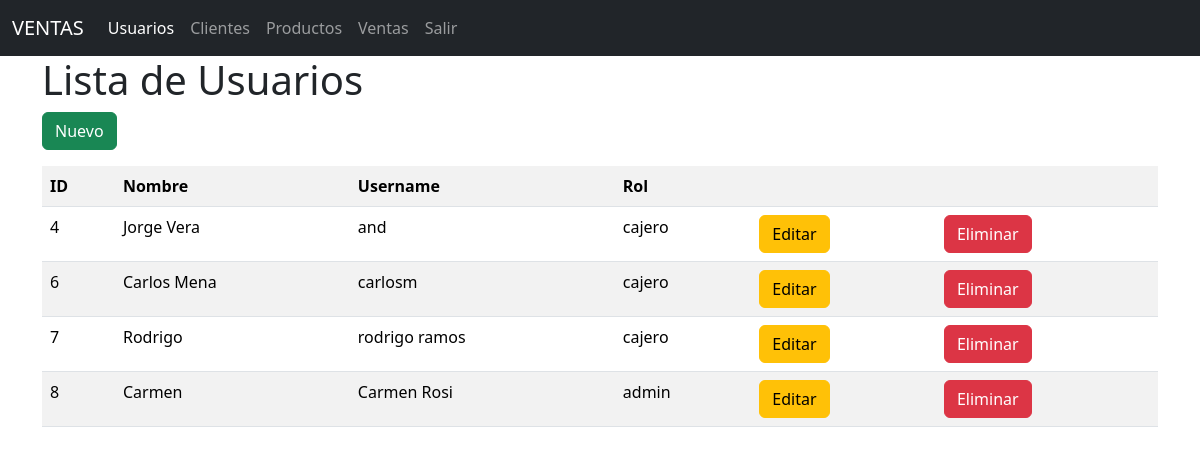
Screenshot of /usuarios/ with the database file from the repository.
### models/usuario_model.py (models this page shows, shortened)
class Usuario(db.Model):
    __tablename__ = 'usuarios'
    id = db.Column(db.Integer, primary_key=True)
    nombre = db.Column(db.String(80), nullable=False)
    username = db.Column(db.String(20), nullable=False)
    password = db.Column(db.String, nullable=False)
    rol = db.Column(db.String(20), nullable=False)
    @staticmethod
    def get_all():
        return Usuario.query.all()

### controllers/usuario_controller.py (the view)
@usuario_bp.route('/')
def index():
    usuarios = Usuario.get_all()
    return usuario_view.list(usuarios)

### run.py (called while the page is built)
@app.context_processor
def inject_active_path():
    def is_active(path):
        return 'active' if request.path == path else ''
    return (dict(is_active = is_active))

### views/usuario_view.py (called while the page is built)
def list(usuarios):
    return render_template('usuarios/index.html', usuarios=usuarios)

### templates/usuarios/index.html (shortened to what this page needs)
{% extends 'base.html' %}
{% block content %}
<h1>Lista de Usuarios</h1>
<a href="{{ url_for('usuario.create') }}" class="btn btn-success mb-3">Nuevo</a>
<table class="table table-striped">
    <tr>
        <th>ID</th>
        <th>Nombre</th>
        <th>Username</th>
        <th>Rol</th>
        <th></th>
        <th></th>
    </tr>
    {% for item in usuarios %}
    <tr>
        <td>{{item.id}}</td>
        <td>{{item.nombre}}</td>
        <td>{{item.username}}</td>
        <td>{{item.rol}}</td>
        <td>
            <a href="{{ url_for('usuario.edit',id=item.id) }}" class="btn btn-warning">Editar</a>
        </td>
        <td>
            <a href="{{ url_for('usuario.delete',id=item.id) }}" class="btn btn-danger">Eliminar</a>
        </td>
    </tr>
    {% endfor %}
</table>
{% endblock  %}

### templates/base.html (shortened to what this page needs)
<!doctype html>
<html lang="es">
    <head>
        <link href="https://cdn.jsdelivr.net/npm/bootstrap@5.3.6/dist/css/bootstrap.min.css" rel="stylesheet">
    </head>
    <body>
        <nav class="navbar navbar-expand-lg navbar-dark bg-dark">
            <div class="container-fluid">
                <a class="navbar-brand" href="#">VENTAS</a>
                <div class="collapse navbar-collapse" id="navbarNav">
                <ul class="navbar-nav">
                    <li class="nav-item">
                    <a class="nav-link {{ is_active('/usuarios/')}}" aria-current="page" href="/usuarios/">Usuarios</a>
                    </li>
                    <li class="nav-item">
                    <a class="nav-link {{ is_active('/clientes/')}}" href="/clientes/">Clientes</a>
                    </li>
                    <li class="nav-item">
                    <a class="nav-link {{ is_active('/productos/')}}" href="/productos/">Productos</a>
                    </li>
                    <li class="nav-item">
                    <a class="nav-link {{ is_active('/ventas/')}}" href="/ventas/">Ventas</a>
                    </li>
                    <li class="nav-item">
                    <a class="nav-link" href="/">Salir</a>
                    </li>
                </ul>
                </div>
            </div>
        </nav>
        <div class="container">
            {% block content %}
            {% endblock %}
        </div>
    </body>
</html>

### rows the page displays
Usuario: id "4", nombre "Jorge Vera", username "and", rol "cajero"
Usuario: id "6", nombre "Carlos Mena", username "carlosm", rol "cajero"
Usuario: id "7", nombre "Rodrigo", username "rodrigo ramos", rol "cajero"
Usuario: id "8", nombre "Carmen", username "Carmen Rosi", rol "admin"
